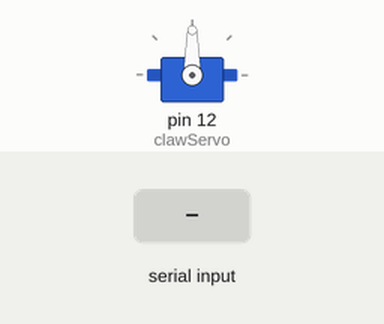
Bench run of a sketch on a simulated Arduino Uno, built with avr-gcc and run on an emulated ATmega328P. On the bench: servo. The inputs (shaded band) are chosen by the test bench. What the sketch prints to the serial monitor is not drawn.

Above: at 1.2 s.
1.3 s: "k" received over Serial
At 1.9 s:
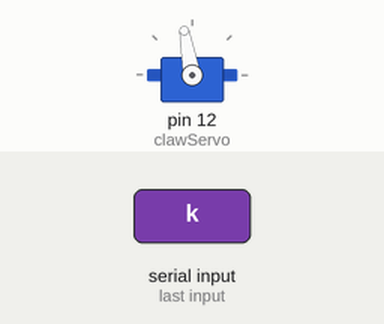
2.8 s: byte 55 ('7') received over Serial
At 4.0 s:
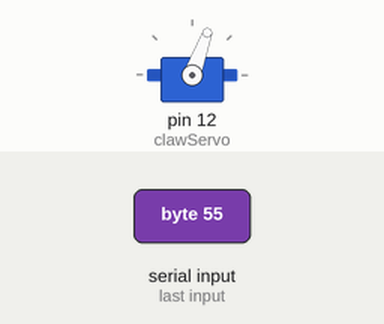
4.3 s: "o" received over Serial
At 5.4 s:
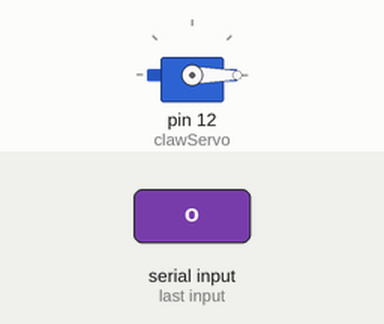
5.8 s: "c" received over Serial
At 6.5 s:
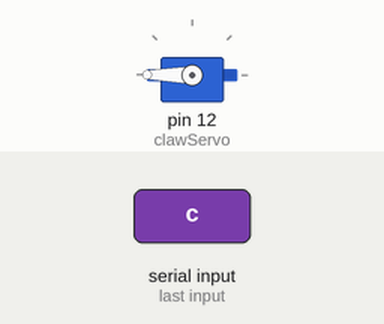
7.3 s: "l" received over Serial
At 7.6 s:
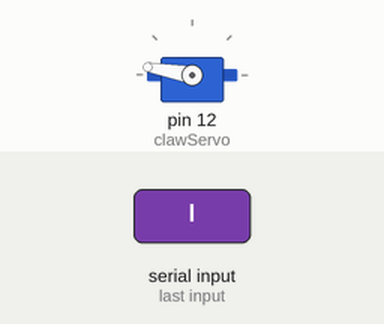
8.8 s: "2" received over Serial
At 10.0 s:
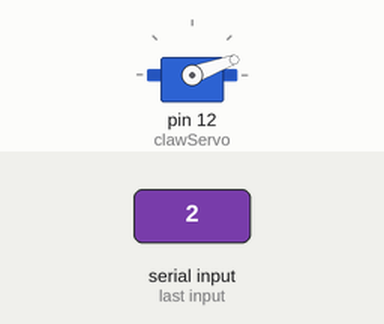
Timing chart, 0 to 11.3 s (numbered marks = the images above; inputs shaded):
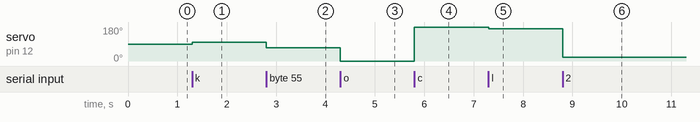

Measured:
- after the input at 1.3 s, servo on pin 12 (clawServo): 90° → 100° at once
- after the input at 2.8 s, servo on pin 12 (clawServo): 100° → 70° at once
- after the input at 4.3 s, servo on pin 12 (clawServo): 70° → 0° at once
- after the input at 5.8 s, servo on pin 12 (clawServo): 0° → 180° at once
- after the input at 7.3 s, servo on pin 12 (clawServo): 180° → 170° at once
- after the input at 8.8 s, servo on pin 12 (clawServo): 170° → 20° at once

The sketch:

clawtest.ino
```cpp
#include <Servo.h>

Servo clawServo;
int clawAngle = 90;

void setup() {
  Serial.begin(9600);

  clawServo.attach(12);

  clawServo.write(clawAngle);
  Serial.print(clawAngle);
}

void loop() {
  if (Serial.available() > 0) {
    char command = Serial.read();

    switch(command) {
      case 'o':
        clawAngle = 0;
        break;

      case 'c':  // Закрыть
        clawAngle = 180;
        break;

      case 'k':
        clawAngle += 10;
        if (clawAngle > 180) clawAngle = 180;
        Serial.print(clawAngle);
        break;

      case 'l':
        clawAngle -= 10;
        if (clawAngle < 0) clawAngle = 0;
        Serial.print(clawAngle);
        break;

      case '1': clawAngle = 10; break;
      case '2': clawAngle = 20; break;
      case '3': clawAngle = 30; break;
      case '4': clawAngle = 40; break;
      case '5': clawAngle = 50; break;
      case '6': clawAngle = 60; break;
      case '7': clawAngle = 70; break;
      case '8': clawAngle = 80; break;
      case '9': clawAngle = 90; break;

      default:
        Serial.println("Команда: o, c, k, l, 1-9");
        break;
    }
    clawServo.write(clawAngle);

    while(Serial.available() > 0) {
      Serial.read();
    }
  }
}
```
